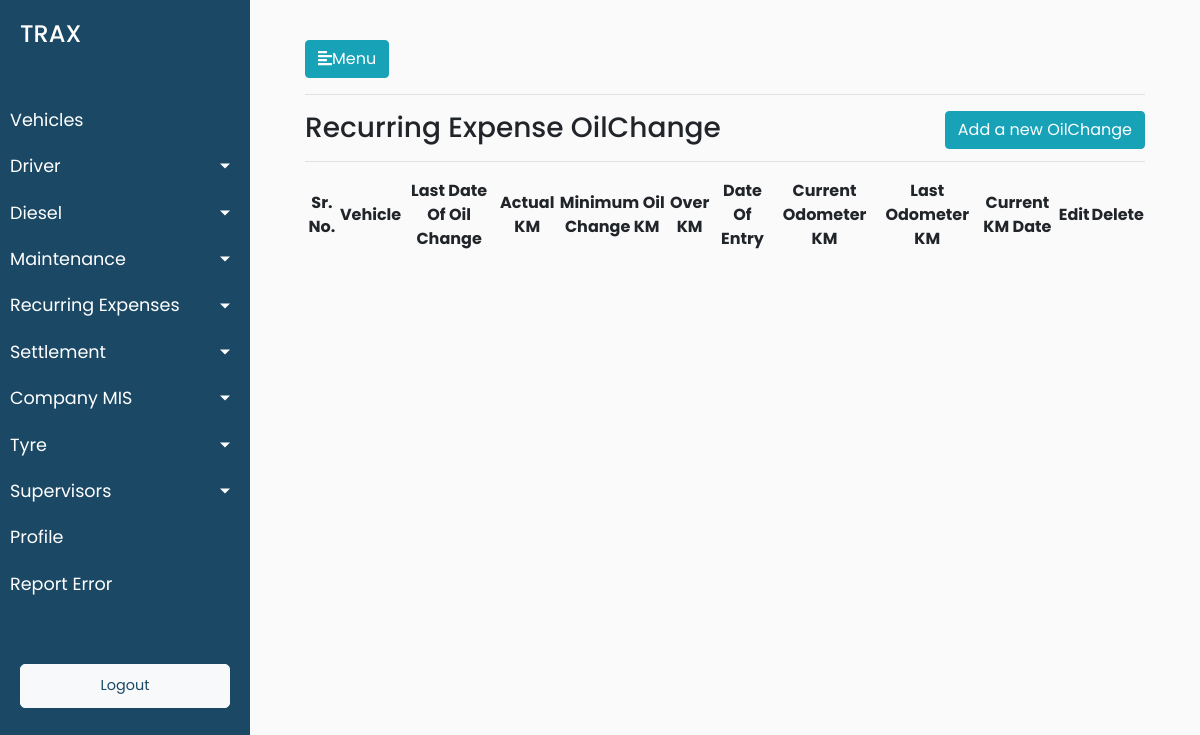
The app's page /recurring_expense/oilchange, older data.
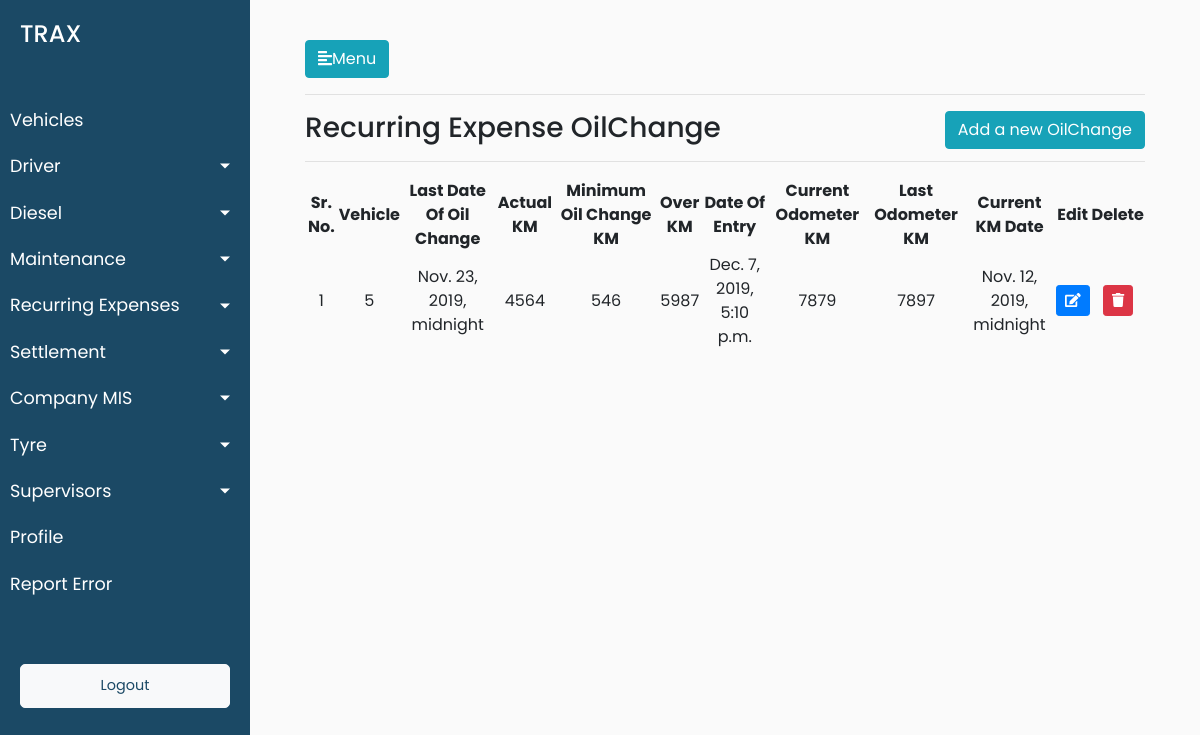
The same page, newer data.
### trax_vehicle_manager_data/models.py (models this page shows, shortened)
class RecurringExpensesModel(models.Model):
    date_of_entry = models.DateTimeField(default=timezone.now,blank=True)
    current_odometer_km = models.CharField(max_length=900,blank=True)
    last_odometer_km = models.CharField(max_length=900,blank=True)
    recurring_expense_vehicle_id = models.ForeignKey(Vehicles, on_delete = models.CASCADE,blank=True)
    current_km_date = models.DateTimeField(blank=True)

class OilChangeRecurringExpenses(RecurringExpensesModel):
    last_date_of_oil_change = models.DateTimeField(blank=True)
    actual_km = models.CharField(max_length=900,blank=True)
    minimum_oil_change_km = models.CharField(max_length=900,blank=True)
    over_km = models.CharField(max_length=900,blank=True)

class RecurringExpensesModel(models.Model):
    date_of_entry = models.DateTimeField(default=timezone.now,blank=True)
    current_odometer_km = models.CharField(max_length=900,blank=True)
    last_odometer_km = models.CharField(max_length=900,blank=True)
    recurring_expense_vehicle_id = models.ForeignKey(Vehicles, on_delete = models.CASCADE,blank=True)
    current_km_date = models.DateTimeField(blank=True)

class Vehicles(models.Model):
        vehicle_ownership_choices = (('ATPL','ATPL'),('AT','AT'),('CT','CT'))
        vehicle_ownership_name = models.CharField(choices=vehicle_ownership_choices,max_length=900,default="AT")
        vehicle_id = models.CharField(max_length=900,blank=True)
        vehicle_number = models.CharField(max_length=900,blank=True)
        vehicle_card_number = models.CharField(max_length=900,blank=True)
        vehicle_seating_capacity = models.CharField(max_length=900,blank=True)
        minimum_average = models.CharField(max_length=900,blank=True)
        incremental_average = models.CharField(max_length=900,blank=True)
        vehicle_current_status = models.CharField(max_length=900,blank=True)
        vehicle_buying_date = models.DateTimeField(blank=True)
        vehicle_type = models.CharField(max_length=900,blank=True)
        vehicle_ownership = models.CharField(max_length=900,blank=True)
        vehicle_ownership_details = models.CharField(max_length=900,blank=True)
        vehicle_manufacturer = models.CharField(max_length=900,blank=True)
        vehicle_registered_number = models.CharField(max_length=900,blank=True)
        driver_id = models.ForeignKey(Drivers, on_delete = models.CASCADE)
        cleaner_id = models.ForeignKey(Cleaners, on_delete = models.CASCADE)
        def __str__(self):
            return str(self.pk)
        class Meta:
                verbose_name_plural = "Vehicles Master List"
                verbose_name = "Vehicle"

### trax_vehicle_manager_data/views.py (the view)
# urls.py: path('recurring_expense/oilchange',views.recurring_expense_oilchange,name='recurring_expense_oilchange'),
def recurring_expense_oilchange(request):
    oil_Change_objects = OilChangeRecurringExpenses.objects.all()
    data = {'oil_Change_objects':oil_Change_objects}
    return render(request,'trax_vehicle_manager_data/recurring_expense_oilchange.html',data)

### trax_vehicle_manager_data/templates/trax_vehicle_manager_data/recurring_expense_oilchange.html (shortened to what this page needs)
{% extends 'trax_vehicle_manager_data/base.html' %}
{% load static %}
{% block stylesheets %}
<link rel="stylesheet" href="//cdn.datatables.net/1.10.19/css/jquery.dataTables.min.css">
{% endblock stylesheets %}
{% block content %}
<hr>
<h3>Recurring Expense OilChange<span style="float: right"><button class="add_a_new_oil_change btn btn-info">Add a new OilChange</button></span></h3>
<hr>
<div>
    <table id="test_table" class="display" style="width:100%;text-align: center">
        <thead>
            <tr>
                <th>Sr. No.</th>
                <th>Vehicle</th>
                <th>Last Date Of Oil Change</th>
                <th>Actual KM</th>
                <th>Minimum Oil Change KM</th>
                <th>Over KM</th>
                <th>Date Of Entry</th>
                <th>Current Odometer KM</th>
                <th>Last Odometer KM</th>
                <th>Current KM Date</th>
                <th>Edit</th>
                <th>Delete</th>
            </tr>
        </thead>
        <tbody>
            {% for oil_Change in oil_Change_objects %}
            <tr>
                <td>{{forloop.counter}}</td>
                <td>{{oil_Change.recurring_expense_vehicle_id}}</td>
                <td>{{oil_Change.last_date_of_oil_change}}</td>
                <td>{{oil_Change.actual_km}}</td>
                <td>{{oil_Change.minimum_oil_change_km}}</td>
                <td>{{oil_Change.over_km}}</td>
                <td>{{oil_Change.date_of_entry}}</td>
                <td>{{oil_Change.current_odometer_km}}</td>
                <td>{{oil_Change.last_odometer_km}}</td>
                <td>{{oil_Change.current_km_date}}</td>
                <td>
					<button type="button" class="update-data-entered btn btn-sm btn-primary" data-id="{% url 'trax_vehicle_manager_data:update_recurring_expense_oilchange' pk=oil_Change.pk  %}">
					<span class="fa fa-edit"></span>
					</button>
				</td>
                <td>
					<button type="button" class="delete-data-entered btn btn-sm btn-danger" data-id="{% url 'trax_vehicle_manager_data:delete_recurring_expense_oilchange' pk=oil_Change.pk  %}">
					<span class="fa fa-trash"></span>
					</button>
				</td>
            </tr>
            {% endfor %}
        </tbody>
    </table>
</div>
{% endblock %}

### trax_vehicle_manager_data/templates/trax_vehicle_manager_data/base.html (shortened to what this page needs)
<!DOCTYPE html>
<html>
{% load static %}
<head>
    <link rel="stylesheet" href="https://stackpath.bootstrapcdn.com/bootstrap/4.1.0/css/bootstrap.min.css">
    <link rel="stylesheet" href="{% static 'trax_vehicle_manager_data/style.css' %}">
    <link rel="stylesheet" href="https://cdnjs.cloudflare.com/ajax/libs/malihu-custom-scrollbar-plugin/3.1.5/jquery.mCustomScrollbar.min.css">
    {% block stylesheets %}
    {% endblock stylesheets %}
</head>
<body>
    <div class="wrapper">
        <nav id="sidebar">
            <div class="sidebar-header">
                <h4>TRAX</h4>
            </div>
            <ul class="list-unstyled components">
                <li>
                    <a href="{% url 'trax_vehicle_manager_data:vehicles' %}">Vehicles</a>
                </li>
                <li>
                    <a href="#homeSubmenu" data-toggle="collapse" aria-expanded="false" class="dropdown-toggle">Driver</a>
                </li>
                 <li>
                    <a href="#homeSubmenu1" data-toggle="collapse" aria-expanded="false" class="dropdown-toggle">Diesel</a>
                </li>
                <li>
                    <a href="#homeSubmenu2" data-toggle="collapse" aria-expanded="false" class="dropdown-toggle">Maintenance</a>
                </li>
                <li>
                    <a href="#homeSubmenu3" data-toggle="collapse" aria-expanded="false" class="dropdown-toggle">Recurring Expenses</a>
                </li>
                <li>
                    <a href="#homeSubmenu4" data-toggle="collapse" aria-expanded="false" class="dropdown-toggle">Settlement</a>
                </li>
                <li>
                    <a href="#homeSubmenu5" data-toggle="collapse" aria-expanded="false" class="dropdown-toggle">Company MIS</a>
                </li>
                <li>
                    <a href="#homeSubmenu6" data-toggle="collapse" aria-expanded="false" class="dropdown-toggle">Tyre</a>
                </li>
                <li>
                    <a href="#homeSubmenu7" data-toggle="collapse" aria-expanded="false" class="dropdown-toggle">Supervisors</a>
                </li>
                <li>
                    <a href="{% url 'trax_vehicle_manager_data:profile' %}">Profile</a>
                </li>
                <li>
                    <a href="{% url 'trax_vehicle_manager_data:report_error' %}">Report Error</a>
                </li>
            </ul>
            <ul class="list-unstyled CTAs">
                <li>
                    <a href="{% url 'trax_vehicle_manager_data:logout' %}" class="btn btn-light">
                        <font color="#1B4965">Logout</font>
                    </a>
                </li>
            </ul>
        </nav>
        <div id="content">
            <div class="container-fluid">
                <button type="button" id="sidebarCollapse" class="btn btn-info">
                    <i class="fas fa-align-left"></i>Menu
                </button>
                {% block content %}
                {% endblock %}
            </div>
        </div>
    </div>
</body>
</html>

### trax_vehicle_manager_data/static/trax_vehicle_manager_data/style.css (style rules this page uses)
body { font-family: 'Poppins', sans-serif; background: #fafafa; }
a, a:hover, a:focus { color: inherit; text-decoration: none; transition: all 0.3s; }
.wrapper { display: flex; width: 100%; }
#sidebar { width: 250px; position: fixed; top: 0; left: 0; height: 100vh; z-index: 999; background: #1B4965; color: #fff; transition: all 0.3s; }
#sidebar .sidebar-header { padding: 20px; background: #1B4965; }
#sidebar ul.components { padding: 20px 0; border-bottom: 1px solid #1B4965; }
#sidebar ul li a { padding: 10px; font-size: 1.1em; display: block; }
a[data-toggle="collapse"] { position: relative; }
.dropdown-toggle::after { display: block; position: absolute; top: 50%; right: 20px; transform: translateY(-50%); }
ul.CTAs { padding: 20px; }
ul.CTAs a { text-align: center; font-size: 0.9em !important; display: block; border-radius: 5px; margin-bottom: 5px; }
#content { width: calc(100% - 250px); padding: 40px; min-height: 100vh; transition: all 0.3s; position: absolute; top: 0; right: 0; }
#test_table { text-align: center; }

Row changes from the older to the newer data that the page shows:
added OilChangeRecurringExpenses: recurring_expense_vehicle_id "5", last_date_of_oil_change "Nov. 23, 2019, midnight", actual_km "4564", minimum_oil_change_km "546", over_km "5987", date_of_entry "Dec. 7, 2019, 5:10 p.m.", current_odometer_km "7879", last_odometer_km "7897", current_km_date "Nov. 12, 2019, midnight"
